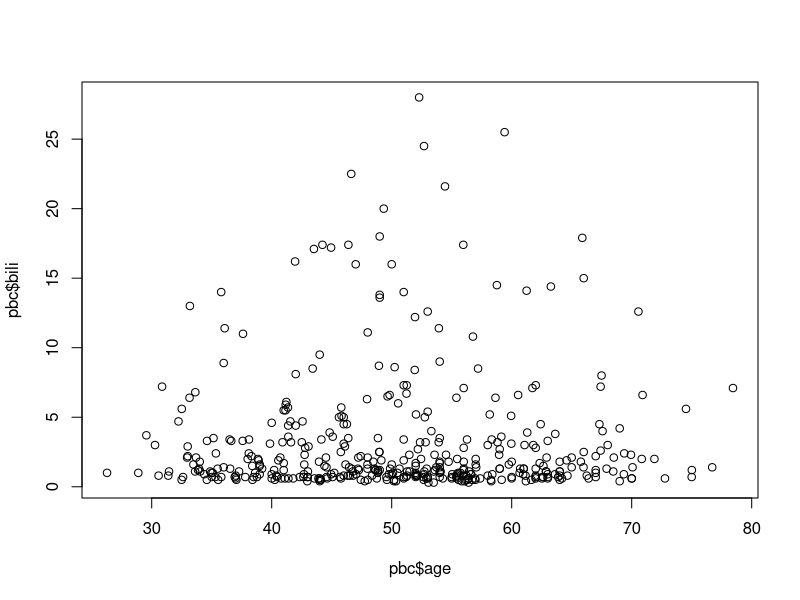
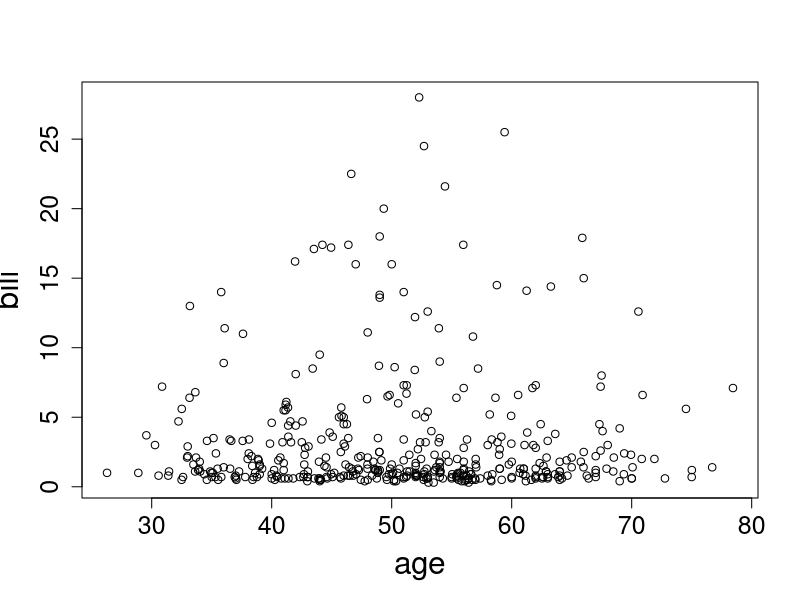
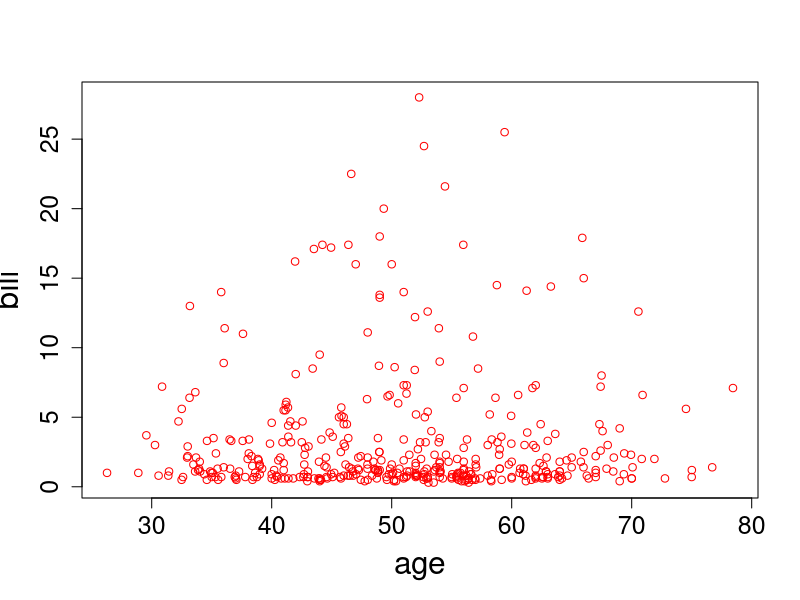
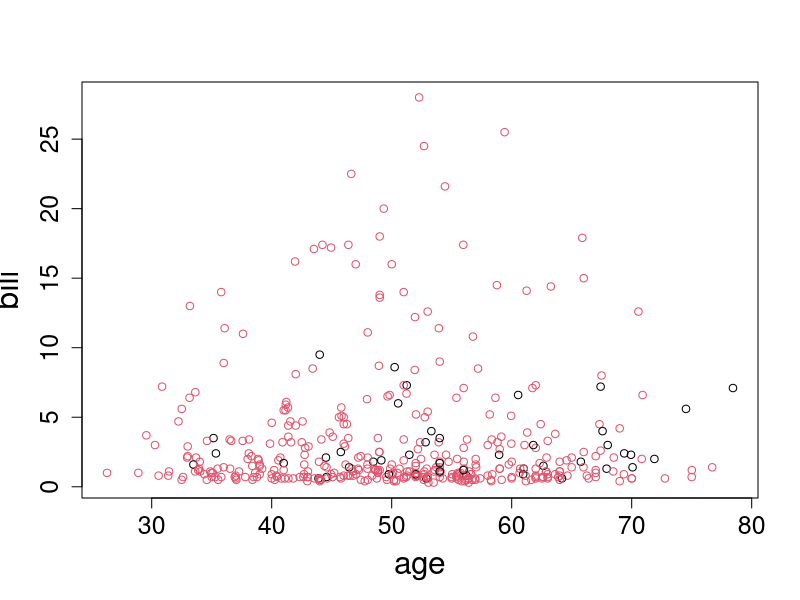
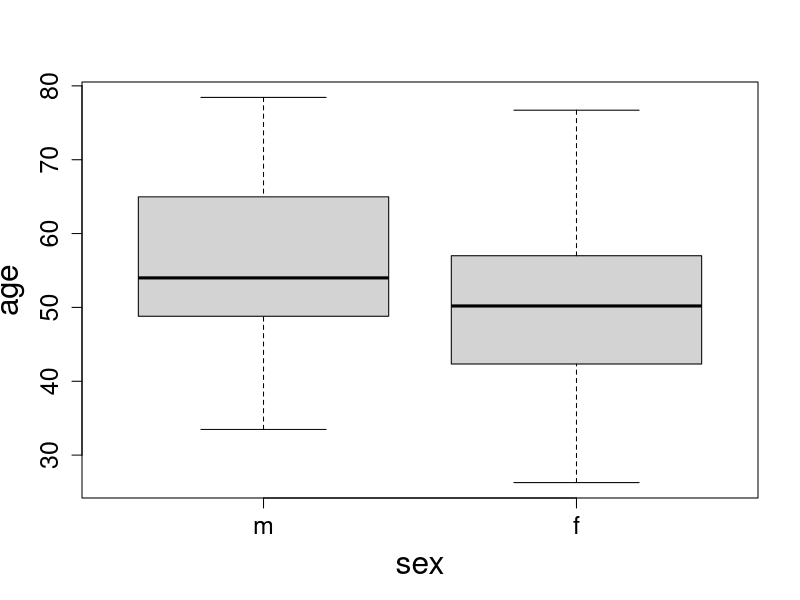
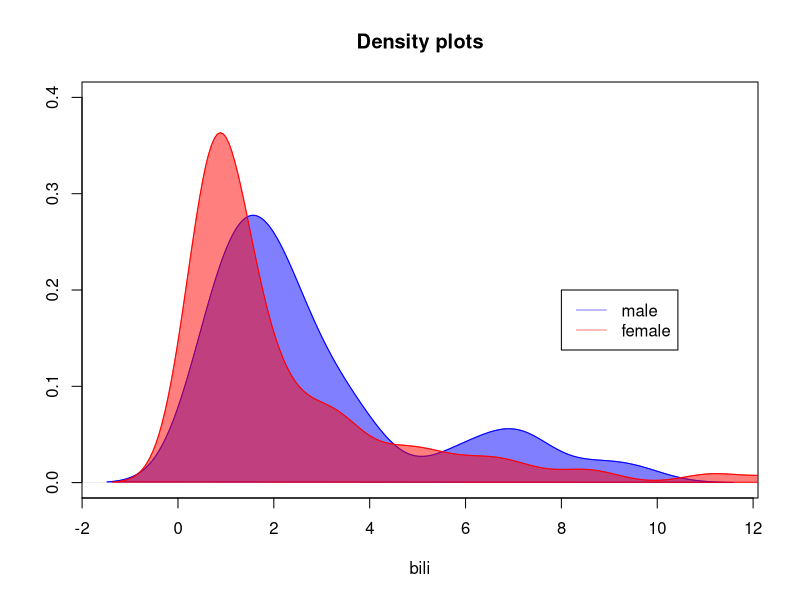
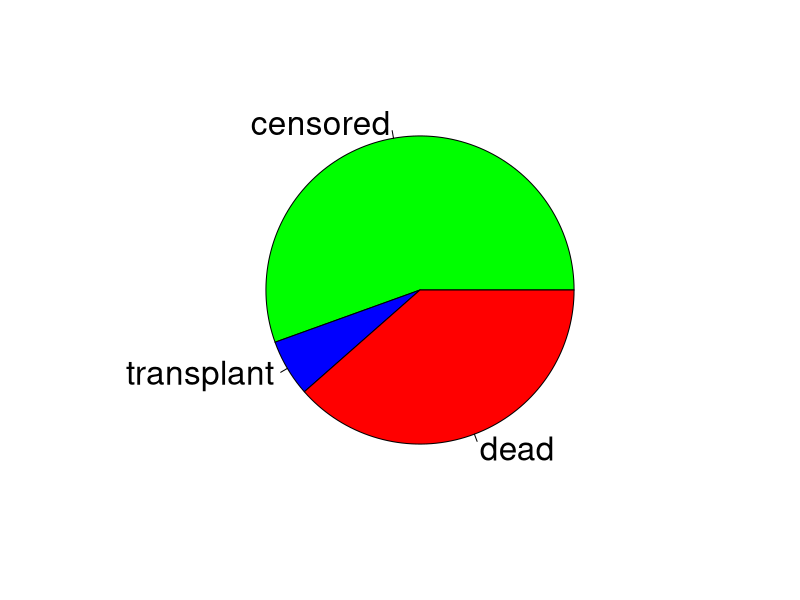

Here is the R script that generated these plots, in order:
## ---- chunk 1
knitr::knit_hooks$set(
  nospace = function(before, options, envir) {
    if (before) {
      knitr::asis_output("\\vspace*{-1.5ex}")
    }
  }
)

knitr::opts_chunk$set(echo = FALSE, comment=NA)

library(survival)
library(knitr)
library(kableExtra)
library(dplyr)

pbc <- survival::pbc
pbcseq <- survival::pbcseq
## ---- chunk 2
dt <- as.data.frame(pbc[1:5,c(1:6,11,12)])
kable(dt, "latex", booktabs = T, align = "c") %>%
 kable_styling(full_width = F) 
## ---- chunk 3
dt <- as.data.frame(pbc[1:5, c(1:6,11,12)])
dt <- format(dt, digits = 7)
dt %>%
 mutate(
   dt = row.names(.),
   age = cell_spec(age, "latex", color = ifelse(age >= 70, "red", "black"), 
                   bold = ifelse(age >= 70, "TRUE", "FALSE"), align = c("c", rep("c", 4))),
   time = cell_spec(time, "latex", align = c("c", rep("c", 4))),
   id = cell_spec(id, "latex", align = c("c", rep("c", 4))),
   sex = cell_spec(sex, "latex", align = c("c", rep("c", 4))),
   status = cell_spec(status, "latex", align = c("c", rep("c", 4))),
   trt = cell_spec(trt, "latex", align = c("c", rep("c", 4))),
   bili = cell_spec(bili, "latex", align = c("c", rep("c", 4))),
   chol = cell_spec(chol, "latex", align = c("c", rep("c", 4))),
   )%>%
#select(c(id, time, status, trt, age, sex, bili, chol)) %>%
kable("latex", escape = F, booktabs = T, align = "c")  %>%
kable_styling(position = "center", full_width = F)
## ---- chunk 4
dt <- as.data.frame(pbc[1:5,c(1:6,11,12)])
kable(dt, "latex", booktabs = T, align = "c") %>%
 kable_styling(full_width = F) %>%
 column_spec(3, bold = TRUE, color = "red")
## ---- chunk 5
dt <- as.data.frame(pbc[1:5,c(1:6,11,12)])
kable(dt, "latex", booktabs = T, align = "c") %>%
 kable_styling(full_width = F) %>%
 column_spec(2, bold = TRUE, color = "red")
## ---- chunk 6
dt <- as.data.frame(pbc[1:5,c(1:6,11,12)])
kable(dt, "latex", booktabs = T, align = "c") %>%
 kable_styling(full_width = F) %>%
 column_spec(2:3, bold = TRUE, color = "red")
## ---- chunk 7
dt <- as.data.frame(pbc[1:5,c(1:6,11,12)])
kable(dt, "latex", booktabs = T, align = "c") %>%
 kable_styling(full_width = F) %>%
 column_spec(7:8, bold = TRUE, color = "red")
## ---- chunk 8
103473
## ---- chunk 9
x <- 103473
x
## ---- chunk 10
y <- 103473 + 100000
y
## ---- chunk 11
0/0
## ---- chunk 12
dt <- as.data.frame(pbc[1:5,c(1:6,11,12)])
kable(dt, "latex", booktabs = T, digits = 2) %>%
 kable_styling(full_width = F) 
## ---- chunk 13
str(pbc[,c("id", "time", "status", "trt", "age", "sex", "bili", "chol")])
## ---- chunk 14
mode(pbc$age)
## ---- chunk 15
pbc[1:6, c("age")]
## ---- chunk 16
pbc[1:6, c("age", "bili", "chol")]
## ---- chunk 17
pbc[1:6, c("id", "sex", "bili", "chol")]
## ---- chunk 18
list(pbc[1:6, c("sex")], pbc[1:2, c("sex", "bili")], pbc$age[1:4])
## ---- chunk 19
vec <- c(1, 2, 3, 4, 5)
vec
vec <- c(1:5)
vec
## ---- chunk 20
vec <- c(1, 2, 3, 4, 5, 6, 7, 8, 9)
mat <- matrix(vec, 3, 3)
mat 
## ---- chunk 21
vec <- c(1, 2, 3, 4, 5, 6, 7, 8, 9)
mat <- matrix(vec, 3, 3, 
              byrow = TRUE)
mat
## ---- chunk 22
dtf <- data.frame(pbc$sex, pbc$age)
dtf[1:3,]
## ---- chunk 23
dtf <- data.frame(Gender = pbc$sex, 
                  Age = pbc$age)
dtf[1:3,]
## ---- chunk 24
list1 <- list(vec = c(1:5), mat = pbc[1:2, c("age", "sex")])
list1
## ---- chunk 25
pbc[1:3, c("time", "age", "bili", "chol")]
round(pbc[1:3, c("time", "age", "bili", "chol")], digits = 2)
## ---- chunk 26
DF <- pbc[,c("id", "time", "status", "trt", "age", 
                    "sex", "bili", "chol")]
DF$trt <- factor(DF$trt, levels = c(1, 2), 
                 labels = c("D-penicillmain", "placebo"))
head(DF)
## ---- chunk 27
DF <- pbc[,c("id", "time", "status", "trt", "age", 
                    "sex", "bili", "chol")]
DF$time <- DF$time/30
DF$time_years <- DF$time/12
head(DF)
## ---- chunk 28
head(pbc[,c("id", "time", "status", "trt", "age", 
                    "sex", "bili", "chol")])
## ---- chunk 29
head(pbcseq[, c("id", "futime", "status", "trt", "age", "day",
                    "sex", "bili", "chol")])
## ---- chunk 30
mean(pbc$age)
## ---- chunk 31
plot(pbc$age, pbc$bili)
## ---- chunk 32
plot(pbc$age, pbc$bili, xlab = "age", ylab = "bili", 
     cex.lab = 1.9, cex.axis = 1.5)
## ---- chunk 33
plot(pbc$age, pbc$bili, xlab = "age", ylab = "bili", 
     cex.lab = 1.9, cex.axis = 1.5, col = "red")
## ---- chunk 34
plot(pbc$age, pbc$bili, xlab = "age", ylab = "bili", 
     cex.lab = 1.9, cex.axis = 1.5, col = pbc$sex)
## ---- chunk 35
boxplot(pbc$age ~ pbc$sex, xlab = "sex", ylab = "age", 
     cex.lab = 1.9, cex.axis = 1.5)
## ---- chunk 36
pbc_male_bili <- pbc$bili[pbc$sex == "m"]
pbc_female_bili <- pbc$bili[pbc$sex == "f"]
plot(density(pbc_male_bili), col = rgb(0,0,1,0.5), 
     main = "Density plots", xlab = "bili", ylab = "", ylim = c(0,0.4))
polygon(density(pbc_male_bili), col = rgb(0,0,1,0.5), 
        border = "blue")
lines(density(pbc_female_bili), col = rgb(1,0,0,0.5))
polygon(density(pbc_female_bili), col = rgb(1,0,0,0.5), 
        border = "red")
legend(8,0.2, c("male", "female"), 
       col = c(rgb(0,0,1,0.5), rgb(1,0,0,0.5)), lty = 1)
## ---- chunk 37
pbc$status <- factor(pbc$status, levels = c(0, 1, 2), 
                     labels = c("censored", "transplant", "dead"))
pie(table(pbc$status), col = c("green", "blue", "red"), cex = 2)
## ---- chunk 38
x <- c(6:17)
x
x[2]
## ---- chunk 39
x[c(2,3,4)]
## ---- chunk 40
x <- c(6:17)
x
x[c(2,2,2)]
## ---- chunk 41
x <- c(6:17)
x
x[-5]
## ---- chunk 42
x <- c(6:10)
y <- c(TRUE, FALSE, FALSE, FALSE, FALSE)
x[y]
## ---- chunk 43
x <- c(6:10)
x[x > 7]
x[x > 7 & x > 9]
x[x > 7 | x > 9]
## ---- chunk 44
x <- c(foo=5, bar=4, one=7, two=12, three=2)
x[c('foo', 'one')]
## ---- chunk 45
mat <- matrix(1:4, 2, 2)
mat
## ---- chunk 46
mat <- matrix(1:4, 2, 2)
mat[2, 2]
## ---- chunk 47
mat <- matrix(1:4, 2, 2)
mat[[2]]
mat[2]
## ---- chunk 48
mat <- matrix(1:4, 2, 2)
mat
mat[2, ]
## ---- chunk 49
DF <- data.frame(x = 1:3, 
          y = c(35, 23, 14))
DF
## ---- chunk 50
DF[2]
DF[[2]]
## ---- chunk 51
head(pbc$time)
## ---- chunk 52
DF <- data.frame(x = 1:3, 
          y = c(35, 23, 14))
DF
## ---- chunk 53
DF[2, ]
## ---- chunk 54
DF[DF$y < 30, ]
## ---- chunk 55
pbcDF <- data.frame(pbc)
head(pbc[pbc$sex == "m", 1:7])
## ---- chunk 56
pbcDF <- data.frame(pbc)
head(pbc[pbc$age > 30 | pbc$sex == "f", 1:7])
## ---- chunk 57
pbcDF <- data.frame(pbc)
head(pbc[pbc$age > 30 & pbc$sex == "f", 1:7])
## ---- chunk 58
mylist <- list(y = c(14, 45), z = c("m", "f", "f"))
mylist[2]
## ---- chunk 59
mylist <- list(y = c(14, 45), z = c("m", "f", "f"))
mylist[[2]]
## ---- chunk 60
mylist <- list(y = c(14, 45), z = c("m", "f", "f"))
mylist
mylist$y
